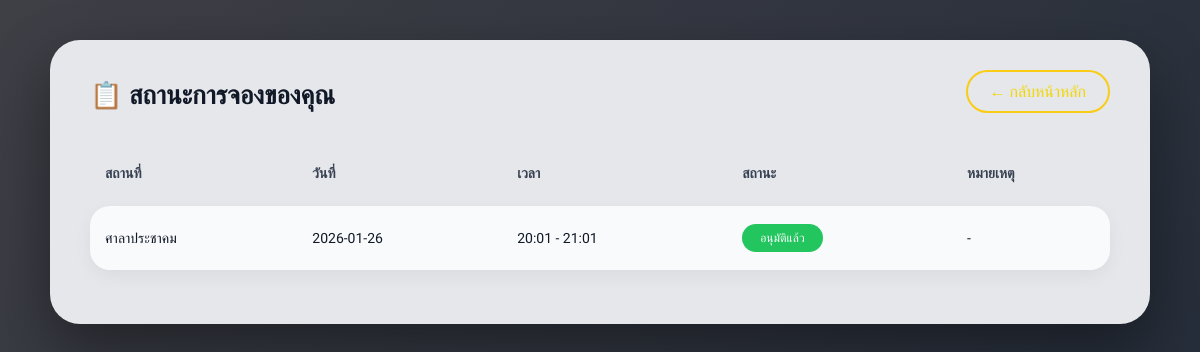
Before: /my_bookings.php (signed in) with the older database file.
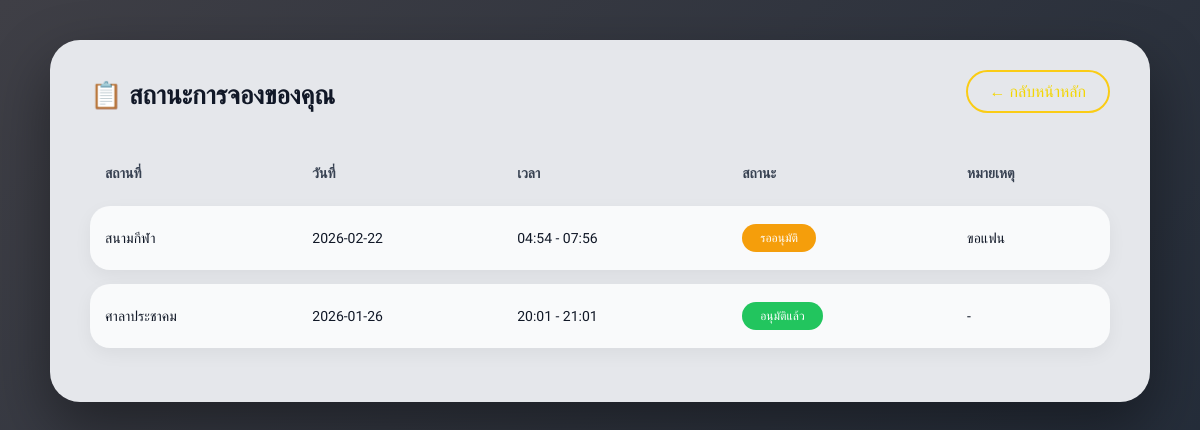
After: the same page with the newer database file.
### tables this page shows
CREATE TABLE `bookings` (
  `id` int(11) NOT NULL,
  `user_id` int(11) DEFAULT NULL,
  `place_id` int(11) DEFAULT NULL,
  `booking_date` date DEFAULT NULL,
  `start_time` time DEFAULT NULL,
  `end_time` time DEFAULT NULL,
  `STATUS` enum('pending','approved','rejected') DEFAULT 'pending',
  `note` text DEFAULT NULL
);

CREATE TABLE `places` (
  `id` int(11) NOT NULL,
  `place_name` varchar(100) DEFAULT NULL,
  `description` text DEFAULT NULL
);

### my_bookings.php (the view, shortened to what this page needs)
<?php
require 'db.php';
$user_id = $_SESSION['user_id'];
$stmt = $pdo->prepare("
    SELECT b.booking_date, b.start_time, b.end_time, b.note, b.status, p.place_name
    FROM bookings b
    JOIN places p ON b.place_id = p.id
    WHERE b.user_id = ?
    ORDER BY b.booking_date DESC, b.start_time DESC
");
$stmt->execute([$user_id]);
$myBookings = $stmt->fetchAll(PDO::FETCH_ASSOC);
?>
<!DOCTYPE html>
<html lang="th">
<head>
<link rel="stylesheet" href="my_booking.css?v=3">
</head>
<body>
<div class="status-box">
    <a href="index.php" class="back-btn">← กลับหน้าหลัก</a>
    <h3>📋 สถานะการจองของคุณ</h3>
    <?php if (empty($myBookings)): ?>
        <p class="empty">ยังไม่มีรายการจอง</p>
    <?php else: ?>
        <table class="status-table">
            <thead>
                <tr>
                    <th>สถานที่</th>
                    <th>วันที่</th>
                    <th>เวลา</th>
                    <th>สถานะ</th>
                    <th>หมายเหตุ</th>
                </tr>
            </thead>
            <tbody>
                <?php foreach ($myBookings as $b): ?>
                    <?php $status = $b['status'] ?? 'pending'; ?>
                    <tr>
                        <td><?= htmlspecialchars($b['place_name']) ?></td>
                        <td><?= htmlspecialchars($b['booking_date']) ?></td>
                        <td><?= substr($b['start_time'],0,5) ?> - <?= substr($b['end_time'],0,5) ?></td>
                        <td>
                            <span class="status <?= $status ?>">
                                <?= $status === 'pending'
                                    ? 'รออนุมัติ'
                                    : ($status === 'approved'
                                        ? 'อนุมัติแล้ว'
                                        : 'ไม่อนุมัติ') ?>
                            </span>
                        </td>
                        <td><?= htmlspecialchars($b['note'] ?: '-') ?></td>
                    </tr>
                <?php endforeach; ?>
            </tbody>
        </table>
    <?php endif; ?>
</div>
</body>
</html>

Changed rows visible on the page:
added bookings: place.place_name "สนามกีฬา", booking_date "2026-02-22", start_time "04:54", end_time "07:56", STATUS "รออนุมัติ", note "ขอแฟน"
